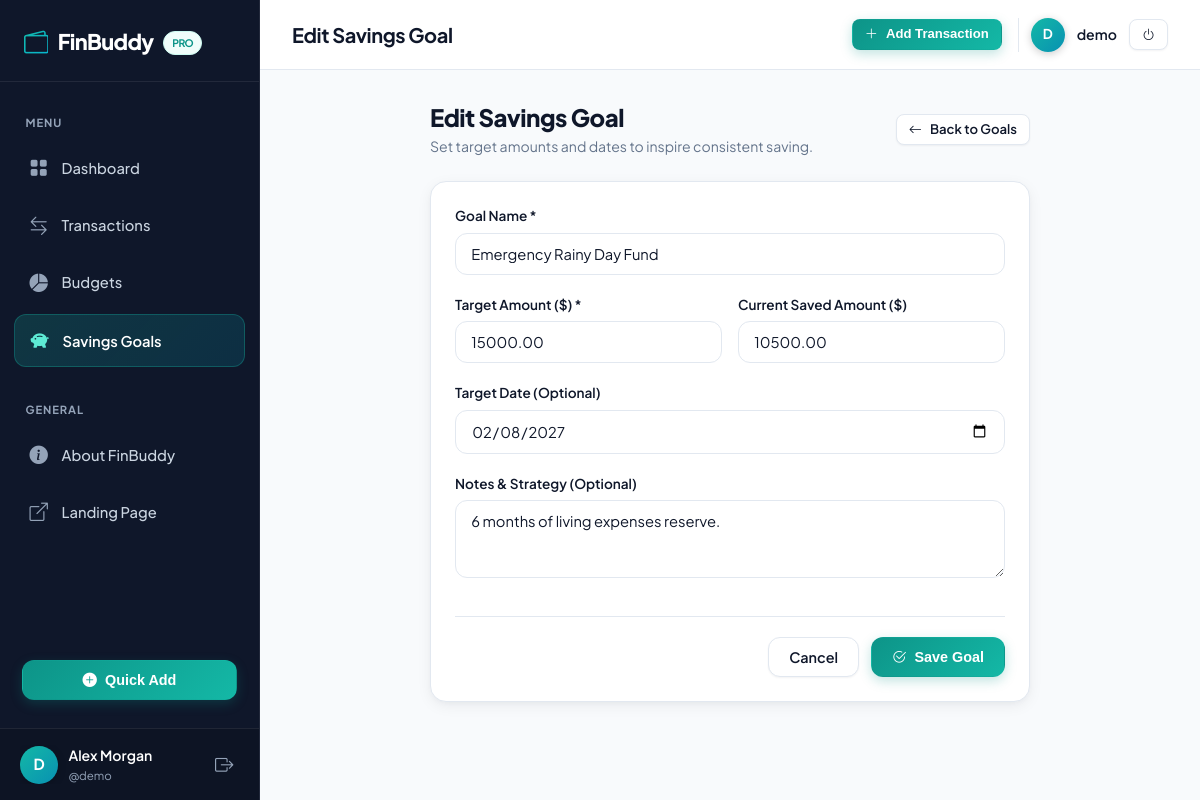
/savings/1/edit/ (signed in), run on the app's committed database.
### finance/models.py (models this page shows, shortened)
class SavingsGoal(models.Model):
    user = models.ForeignKey(User, on_delete=models.CASCADE, related_name='savings_goals')
    name = models.CharField(max_length=200, help_text="e.g. Emergency Fund, New Car, Summer Vacation")
    target_amount = models.DecimalField(max_digits=12, decimal_places=2)
    current_amount = models.DecimalField(max_digits=12, decimal_places=2, default=Decimal('0.00'))
    target_date = models.DateField(null=True, blank=True)
    description = models.TextField(blank=True)
    created_at = models.DateTimeField(auto_now_add=True)
    updated_at = models.DateTimeField(auto_now=True)
    class Meta:
        ordering = ['target_date', '-created_at']

### finance/views.py (the view)
# urls.py: path('savings/<int:pk>/edit/', views.savings_goal_update, name='savings_goal_update'),
@login_required
def savings_goal_update(request, pk):
    goal = get_object_or_404(SavingsGoal, pk=pk, user=request.user)
    if request.method == 'POST':
        form = SavingsGoalForm(request.POST, instance=goal)
        if form.is_valid():
            form.save()
            messages.success(request, f"Savings goal '{goal.name}' updated successfully.")
            return redirect('finance:savings_goal_list')
        else:
            messages.error(request, "Please check the form for errors.")
    else:
        form = SavingsGoalForm(instance=goal)
    return render(request, 'finance/savings_goal_form.html', {'form': form, 'title': 'Edit Savings Goal', 'goal': goal})

### finance/forms.py (shortened to what this page needs)
class SavingsGoalForm(forms.ModelForm):
    class Meta:
        model = SavingsGoal
        fields = ['name', 'target_amount', 'current_amount', 'target_date', 'description']
        widgets = {
            'name': forms.TextInput(attrs={
                'class': 'form-control',
                'placeholder': 'e.g. Emergency Fund, New Car, Vacation'
            }),
            'target_amount': forms.NumberInput(attrs={
                'class': 'form-control',
                'placeholder': '0.00',
                'step': '0.01',
                'min': '0.01'
            }),
            'current_amount': forms.NumberInput(attrs={
                'class': 'form-control',
                'placeholder': '0.00',
                'step': '0.01',
                'min': '0.00'
            }),
            'target_date': forms.DateInput(attrs={
                'class': 'form-control',
                'type': 'date'
            }),
            'description': forms.Textarea(attrs={
                'class': 'form-control',
                'rows': 3,
                'placeholder': 'Goal strategy, notes, or motivation...'
            }),
        }

### templates/finance/savings_goal_form.html (shortened to what this page needs)
{% extends 'dashboard_base.html' %}
{% load static %}
{% block dashboard_title %}{{ title }}{% endblock %}
{% block dashboard_content %}
<div style="max-width: 600px; margin: 0 auto;">
  <div style="display: flex; align-items: center; justify-content: space-between; margin-bottom: 1.5rem;">
    <div>
      <h1 style="font-size: 1.5rem; font-weight: 800; color: var(--navy-900); margin: 0;">{{ title }}</h1>
      <p style="color: var(--text-muted); font-size: 0.88rem; margin: 0.25rem 0 0;">Set target amounts and dates to inspire consistent saving.</p>
    </div>
    <a href="{% url 'finance:savings_goal_list' %}" class="btn btn-secondary btn-sm">
      <i class="bi bi-arrow-left"></i> Back to Goals
    </a>
  </div>
  <div class="card" style="box-shadow: var(--shadow-md);">
    <form method="post">
      <div class="form-group">
        <label class="form-label" for="{{ form.name.id_for_label }}">Goal Name *</label>
        {{ form.name }}
      </div>
      <div style="display: grid; grid-template-columns: 1fr 1fr; gap: 1rem;">
        <div class="form-group">
          <label class="form-label" for="{{ form.target_amount.id_for_label }}">Target Amount ($) *</label>
          {{ form.target_amount }}
        </div>
        <div class="form-group">
          <label class="form-label" for="{{ form.current_amount.id_for_label }}">Current Saved Amount ($)</label>
          {{ form.current_amount }}
        </div>
      </div>
      <div class="form-group">
        <label class="form-label" for="{{ form.target_date.id_for_label }}">Target Date (Optional)</label>
        {{ form.target_date }}
      </div>
      <div class="form-group">
        <label class="form-label" for="{{ form.description.id_for_label }}">Notes & Strategy (Optional)</label>
        {{ form.description }}
      </div>
      <div style="display: flex; justify-content: flex-end; gap: 0.75rem; margin-top: 2rem; border-top: 1px solid var(--border-subtle); padding-top: 1.25rem;">
        <a href="{% url 'finance:savings_goal_list' %}" class="btn btn-secondary">Cancel</a>
        <button type="submit" class="btn btn-teal">
          <i class="bi bi-check2-circle"></i> Save Goal
        </button>
      </div>
    </form>
  </div>
</div>
{% endblock dashboard_content %}

### templates/dashboard_base.html (shortened to what this page needs)
{% extends 'base.html' %}
{% load static %}
{% block content %}
<div class="app-shell">
  <aside class="app-sidebar" id="appSidebar">
    <div class="sidebar-header">
      <a href="{% url 'finance:dashboard' %}" class="brand-logo">
        <i class="bi bi-wallet2"></i>
        <span>FinBuddy</span>
        <span class="brand-badge">PRO</span>
      </a>
    </div>
    <nav class="sidebar-menu">
      <div class="menu-label">Menu</div>
      <a href="{% url 'finance:dashboard' %}" class="sidebar-link {% if request.resolver_match.url_name == 'dashboard' %}active{% endif %}" id="nav-dashboard">
        <i class="bi bi-grid-fill"></i>
        <span>Dashboard</span>
      </a>
      <a href="{% url 'finance:transactions_list' %}" class="sidebar-link {% if 'transactions' in request.resolver_match.url_name %}active{% endif %}" id="nav-transactions">
        <i class="bi bi-arrow-left-right"></i>
        <span>Transactions</span>
      </a>
      <a href="{% url 'finance:budget_list' %}" class="sidebar-link {% if 'budget' in request.resolver_match.url_name %}active{% endif %}" id="nav-budgets">
        <i class="bi bi-pie-chart-fill"></i>
        <span>Budgets</span>
      </a>
      <a href="{% url 'finance:savings_goal_list' %}" class="sidebar-link {% if 'savings' in request.resolver_match.url_name %}active{% endif %}" id="nav-savings">
        <i class="bi bi-piggy-bank-fill"></i>
        <span>Savings Goals</span>
      </a>
      <div class="menu-label" style="margin-top: 1rem;">General</div>
      <a href="{% url 'finance:about' %}" class="sidebar-link">
        <i class="bi bi-info-circle-fill"></i>
        <span>About FinBuddy</span>
      </a>
      <a href="{% url 'finance:home' %}" class="sidebar-link">
        <i class="bi bi-box-arrow-up-right"></i>
        <span>Landing Page</span>
      </a>
      <div style="padding: 1.5rem 0.5rem 0.5rem; margin-top: auto;">
        <button type="button" class="btn btn-teal" style="width: 100%;" onclick="openModal('quickAddModal')">
          <i class="bi bi-plus-circle-fill"></i> Quick Add
        </button>
      </div>
    </nav>
    <div class="sidebar-user">
      <div style="display: flex; align-items: center; overflow: hidden;">
        <div class="user-avatar">
          {{ user.username|slice:":1"|upper }}
        </div>
        <div class="user-info">
          <div class="user-name">{{ user.get_full_name|default:user.username }}</div>
          <div class="user-tagline">@{{ user.username }}</div>
        </div>
      </div>
      <a href="{% url 'finance:logout' %}" title="Log out" style="color: #94a3b8; font-size: 1.15rem; padding: 0.35rem;">
        <i class="bi bi-box-arrow-right"></i>
      </a>
    </div>
  </aside>
  <div class="app-main">
    <header class="app-header">
      <div style="display: flex; align-items: center; gap: 1rem;">
        <h2 style="font-size: 1.25rem; font-weight: 700; margin: 0; color: var(--navy-900);">
          {% block dashboard_title %}Financial Overview{% endblock %}
        </h2>
      </div>
      <div class="header-actions">
        <button type="button" class="btn btn-teal btn-sm" onclick="openModal('quickAddModal')" id="btn-quick-add">
          <i class="bi bi-plus-lg"></i> Add Transaction
        </button>
        <div style="display: flex; align-items: center; gap: 0.75rem; padding-left: 0.75rem; border-left: 1px solid var(--border-subtle);">
          <div class="user-avatar" style="width: 34px; height: 34px; font-size: 0.85rem;">
            {{ user.username|slice:":1"|upper }}
          </div>
          <span style="font-weight: 600; font-size: 0.88rem; color: var(--navy-900);" class="d-none-sm">
            {{ user.username }}
          </span>
          <a href="{% url 'finance:logout' %}" class="btn btn-secondary btn-sm" title="Log out">
            <i class="bi bi-power"></i>
          </a>
        </div>
      </div>
    </header>
    <div class="content-body">
      {% block dashboard_content %}{% endblock %}
    </div>
  </div>
</div>
{% endblock content %}

### data on the page
SavingsGoal: name "Emergency Rainy Day Fund", target_amount "15000.00", current_amount "10500.00", target_date "02/08/2027", description "6 months of living expenses reserve."

### other printed values
{{ user.username|slice:":1"|upper }} "D"
{{ user.get_full_name|default:user.username }} "Alex Morgan"
{{ user.username }} "demo"
{{ title }} "Edit Savings Goal"
